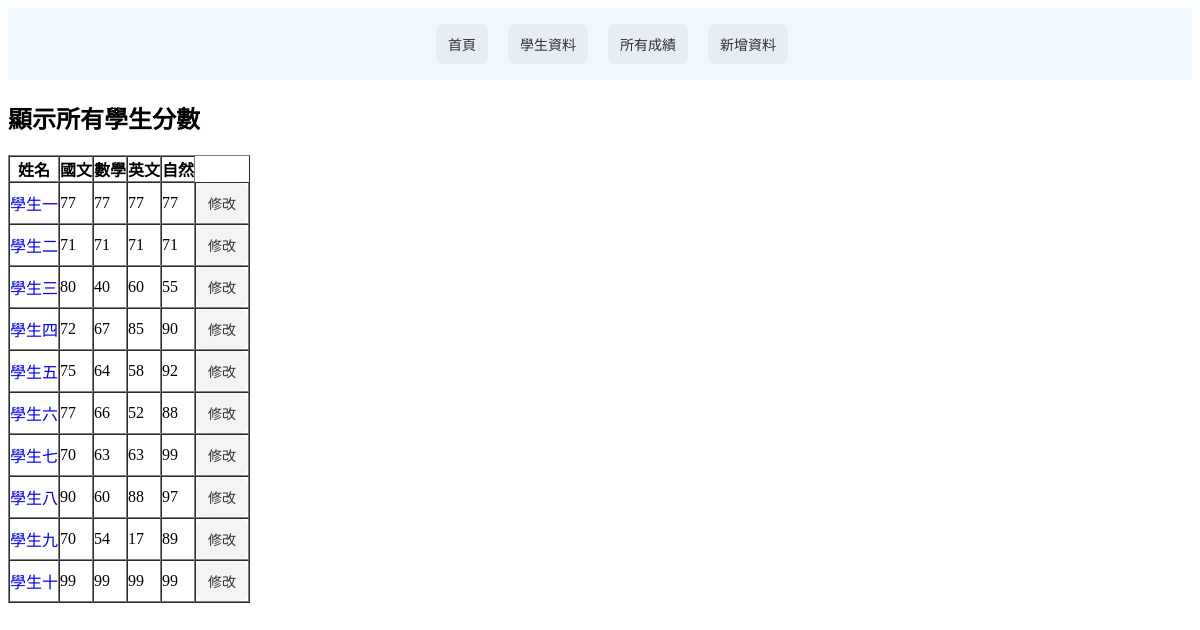
The page /listscore/ on the database its author committed.
### studentapp/models.py (models this page shows, shortened)
class score(models.Model):
    sname = models.CharField(max_length=20,null=False,default="0")
    chinese = models.CharField(max_length=3,null=False,default="0")
    math = models.CharField(max_length=3,null=False,default="0")
    english = models.CharField(max_length=3,null=False,default="0")
    nature = models.CharField(max_length=3,null=False,default="0")

### studentapp/views.py (the view)
# urls.py: path('listscore/',views.listscore),
def listscore(request):
    try:
        students = score.objects.all()
    except:
        errormessage = '錯誤'
    return render(request,'listscore.html',locals())

### templates/listscore.html (shortened to what this page needs)
{%extends 'base.html'%}
{% load static%}
{%block content%}
<h2>
    顯示所有學生分數
</h2>
<table border="1" cellpadding="0" cellspacing="0">
    <th>姓名</th><th>國文</th><th>數學</th><th>英文</th><th>自然</th>
    {% for student in students %}
        <tr>
            <td><a href="/listone/{{student.sname}}">{{student.sname}}</a></td>
            <td>{{student.chinese}} </td>
            <td>{{student.math}}    </td>
            <td>{{student.english}} </td>
            <td>{{student.nature}}  </td>
            <td>
                <a href='/modifyscore/{{student.sname}}'>
                    <button>修改</button>
                </a>
            </td>
        </tr>
    {% endfor %}
</table>
{%endblock%}

### templates/base.html (shortened to what this page needs)
<!DOCTYPE html>
<html>
    <head>
        {% load static%}
        <link href='{% static "style.css" %}' rel="stylesheet" type="text/css" />
    </head>
    <body>
        <div class="flex">
            <div>
                <ul>
                    <li>
                        <a href="/">
                            <button>首頁 </button>
                        </a>
                    </li>
                    <li>
                        <a href="/listall/">
                            <button>學生資料 </button>
                        </a>
                    </li>
                    <li>
                        <a href="/listscore/">
                            <button>所有成績 </button>
                        </a>
                    </li>
                    <li>
                        <a href="/insert/">
                            <button>新增資料 </button>
                        </a>
                    </li>
                </ul>
            </div>
        </div>
        <div>
            {%block content%}{%endblock%}
        </div>
    </body>
</html>

### static/style.css (style rules this page uses)
.flex { display:flex; align-items:center; justify-content:center; background-color:aliceblue; }
ul { height: 40px; }
li { display:inline; margin-right: 16px; }
a { text-decoration:none; }
button { background-color: rgba(51, 51, 51, 0.05); border-radius: 8px; border-width: 0; color: #333333; cursor: pointer; display: inline-block; font-family: "Haas Grot Text R Web", "Helvetica Neue", Helvetica, Arial, sans-serif; font-size: 14px; font-weight: 500; line-height: 20px; list-style: none; margin: 0; padding: 10px 12px; text-align: center; transition: all 200ms; vertical-align: baseline; white-space: nowrap; user-select: none; -webkit-user-select: none; touch-action: manipulation; }

### rows shown on the page
score: sname "學生一", chinese "77", math "77", english "77", nature "77"
score: sname "學生二", chinese "71", math "71", english "71", nature "71"
score: sname "學生三", chinese "80", math "40", english "60", nature "55"
score: sname "學生四", chinese "72", math "67", english "85", nature "90"
score: sname "學生五", chinese "75", math "64", english "58", nature "92"
score: sname "學生六", chinese "77", math "66", english "52", nature "88"
score: sname "學生七", chinese "70", math "63", english "63", nature "99"
score: sname "學生八", chinese "90", math "60", english "88", nature "97"
score: sname "學生九", chinese "70", math "54", english "17", nature "89"
score: sname "學生十", chinese "99", math "99", english "99", nature "99"
